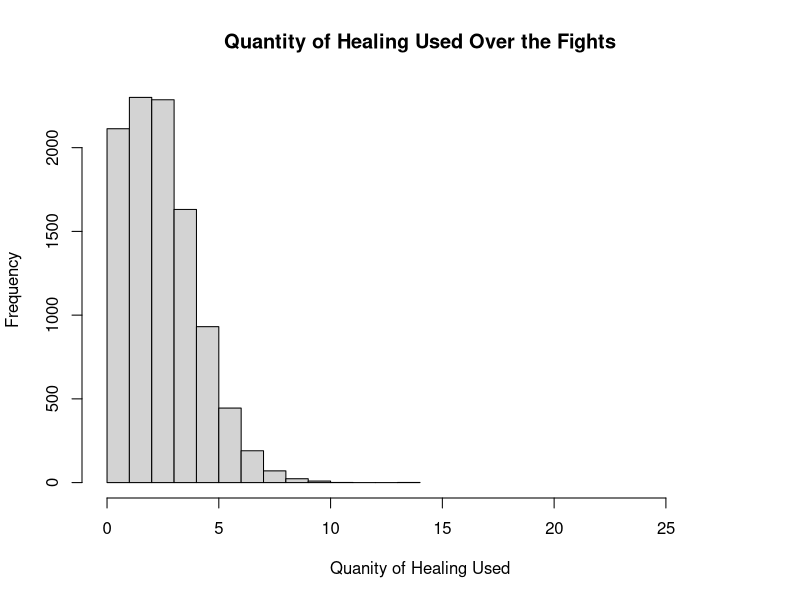

This chart was generated by the following R code:
# _______CHANGE BELOW THIS_______

# Player Character Stats
Health = 99
Accuracy = 93
Defense = 97
Melee = 96
Ranging = 99
Psychic = 69

# Player Armor/Weapon Stats
Type = "M" # Use "M"/"R"/"P" for Melee, Ranging, Psychic respectively
HitMax = 89
HitMin = 51
AttackSpeed = 3 # Attack Speed in ticks (Seconds*2)
MeleeDefense = 175
RangingDefense = 200
PsychicDefense = 60
MeleeAccuracy = 29
RangingAccuracy = -10
PsychicAccuracy = -26
Spell = "None"

# Healing Stats
HealingAmount = 24
HealingQuantity = 28 # Number of food brought per trip

# Enemy Stats
E.CombatLevel = 291 # Use 0 if you don't want xp stats
E.Type = "R" # Use "M"/"R"/"P" for Melee, Ranging, Psychic respectively
E.Health = 650
E.HitMax = 30
E.AttackSpeed = 4 # Use 2 for Zenitsu. Otherwise use 4
E.Accuracy = 155
E.Defense = 110
E.Melee = 1
E.Ranging = 250
E.Psychic = 1

# Area Status
Toxic = F # Use 'T' if on Punk Hazard without a Hazmat, otherwise use 'F'

# Other Stats
HealingH = T # Use 'F' if you don't want a distribution of healing used



# _______DO NOT CHANGE BELOW THIS_______
# Code

if(Type == "M"){
  primarystat <- Melee
  TrueAccuracy <- Accuracy + MeleeAccuracy
  E.secondarystat <- E.Melee
} else if(Type == "R"){
  primarystat <- Ranging
  TrueAccuracy <-Accuracy + RangingAccuracy
  E.secondarystat <- E.Ranging
} else if(Type == "P"){
  primarystat <- Psychic
  TrueAccuracy <- Accuracy + PsychicAccuracy
  E.secondarystat <- E.Psychic
}

if(E.Type == "M"){
  E.primarystat <- E.Melee
  secondarystat <- Melee
  trueDef <- Defense + MeleeDefense
} else if(E.Type == "R"){
  E.primarystat <- E.Ranging
  secondarystat <- Ranging
  trueDef <- Defense + RangingDefense
} else if(E.Type == "P"){
  E.primarystat <- E.Psychic
  secondarystat <- Psychic
  trueDef <- Defense + PsychicDefense
}


hitprob <- (TrueAccuracy + (primarystat/4))/(TrueAccuracy + E.Defense + (primarystat/4) + (E.secondarystat/4))
E.hitprob <- (E.Accuracy + (E.primarystat/4))/(E.Accuracy + trueDef + (E.primarystat/4) + (secondarystat/4))


SimulateFights <- function(n){
  Win <- 0 
  fights <- 0 
  while(n > fights){ 
    FtickW <- 0 
    rawtickW <- 0
    tickL <- 0
    HealthNew <- Health
    E.HealthNew <- E.Health
    HealingQuantityNew <- HealingQuantity
    while(E.HealthNew > 0){
      PlayerRoll <- rbinom(1,1,hitprob)
      if(PlayerRoll == 1){
        E.HealthNew <- E.HealthNew - sample(HitMin:HitMax,1)
        rawtickW <- rawtickW + 1
      } else if(PlayerRoll == 0){
        rawtickW <- rawtickW + 1
      }
      rawtickW <- rawtickW + AttackSpeed - 1
    }
    while(HealthNew > 0){
      EnemyRoll <- rbinom(1,1,E.hitprob)
      if(EnemyRoll == 1){
        HealthNew <- HealthNew - sample(1:E.HitMax,1)
        tickL <- tickL + 1
      } else if(EnemyRoll == 0){
        tickL <- tickL + 1
      }
      if(HealthNew < Health - HealingAmount & HealingQuantityNew > 0){ # This system currently does not allow 2 eats per attack; fix this later
        HealthNew <- HealthNew + HealingAmount
        HealingQuantityNew <- HealingQuantityNew - 1
        FtickW <- FtickW + 1
      }
      tickL <- tickL + E.AttackSpeed - 1
    }
    tickW <- rawtickW + FtickW
    if(tickW < tickL){
      Win <- Win + 1
      fights <- fights + 1
    } else if(tickW > tickL){
      fights <- fights + 1
    }
  }
  print(Win)
  WinProbability <- Win/fights
  print(WinProbability)
}




SimulateFightsV2 <- function(n){
  if(n == 1){
    printhealth <- TRUE
  } else if(n > 1){
    printhealth <- FALSE
  }
  Win <- 0
  fights <- 0
  BattleTimeV <- c()
  HealingUsedV <- c()
  HitsV <- c()
  E.MissV <- c()
  HealthLostV <- c()
  AttacksV <- c()
  while(n > fights){
    Attacks <- 0
    Hits <- 0
    E.Miss <- 0
    tick <- 0
    chargetick <- 0
    E.chargetick <- 0
    HealthNew <- Health
    E.HealthNew <- E.Health
    HealingQuantityNew <- HealingQuantity
    while(E.HealthNew > 0 & HealthNew > 0){
      if(HealthNew < Health - HealingAmount & HealingQuantityNew > 0){
        HealthNew <- HealthNew + HealingAmount
        HealingQuantityNew <- HealingQuantityNew - 1
        if(printhealth == TRUE){
          print(paste0("Your Health : ", HealthNew))
        }
      } else if(chargetick %% AttackSpeed == 0){
        PlayerRoll <- rbinom(1,1,hitprob)
        if(PlayerRoll == 1){
          PlayerDamage <- sample(HitMin:HitMax,1)
          E.HealthNew <- E.HealthNew - PlayerDamage
          Hits <- Hits + 1
          if(printhealth == TRUE){
            print(paste0("Enemy Health : ", E.HealthNew))
          }
        }
        Attacks = Attacks + 1
        chargetick <- chargetick + 1
      } else if(chargetick %% AttackSpeed != 0){
        chargetick <- chargetick + 1
        if(printhealth == TRUE){
          print(paste0("Enemy Health : ", E.HealthNew))
        }
      }
      if(E.chargetick %% E.AttackSpeed == 0){
        E.chargetick <- E.chargetick + 1
        EnemyRoll <- rbinom(1,1,E.hitprob)
        if(EnemyRoll == 1){
          HealthNew <- HealthNew - sample(1:E.HitMax,1)
          if(printhealth == TRUE){
            print(paste0("Your Health : ", HealthNew))
          }
        } else if(EnemyRoll == 0){
          E.Miss <- E.Miss + 1
        }
      } else if(E.chargetick %% E.AttackSpeed != 0){
        E.chargetick <- E.chargetick + 1
        if(printhealth == TRUE){
          print(paste0("Your Health : ", HealthNew))
        }
      }
      if(Toxic == T) {
        if(tick %% 10 == 0) {
          HealthNew <- HealthNew - 5
        }
      }
      tick <- tick + 1
      if(E.HealthNew <= 0){
        Win <- Win + 1
        fights <- fights + 1
      } else if(HealthNew <= 0){
        fights <- fights + 1
      }
      if(E.HealthNew <= 0 | HealthNew <= 0){
        HealingUsedV[fights] <- HealingQuantity - HealingQuantityNew
        BattleTimeV[fights] <- tick/2
        HitsV[fights] <- Hits
        AttacksV[fights] <- Attacks
        E.MissV[fights] <- E.Miss
        HealthLostV[fights] <- (HealingQuantity - HealingQuantityNew)*HealingAmount + (Health - HealthNew)
      }
    }
  }
  
  
  LesserAct = 0
  BindingAct = 0
  GreaterAct = 0
  CombatAct = 0
  
  if(Spell == "Lesser Earth"){
    LesserAct = 1
  } else if(Spell == "Lesser Water"){
    LesserAct = 2
  } else if(Spell == "Lesser Wind"){
    LesserAct = 3
  } else if(Spell == "Lesser Fire"){
    LesserAct = 4
  } else if(Spell == "Lesser Lightning"){
    LesserAct = 5
  } else if(Spell == "Greater Earth"){
    GreaterAct = 1
  } else if(Spell == "Greater Water"){
    GreaterAct = 2
  } else if(Spell == "Greater Wind"){
    GreaterAct = 3
  } else if(Spell == "Greater Fire"){
    GreaterAct = 4
  } else if(Spell == "Greater Lightning"){
    GreaterAct = 5
  } else if(Spell == "Lesser Bind"){
    LesserAct = 1
    BindingAct = 1
  } else if(Spell == "Greater Bind"){
    GreaterAct = 1
    BindingAct = 1
  } else if(Spell == "Lesser Lifesteal"){
    LesserAct = 1
    CombatAct = 1
  } else if(Spell == "Lesser Freeze"){
    LesserAct = 5
    CombatAct = 1
  } else if(Spell == "Greater Lifesteal"){
    GreaterAct = 1
    CombatAct = 1
  } else if(Spell == "Greater Freeze"){
    GreaterAct = 5
    CombatAct = 2
  }
  
  ActXP <- function(){
    if(LesserAct > 0 & BindingAct == 0 & CombatAct == 0) {
      print(paste0("Average Lesser Actuators Used : ", LesserAct*mean(AttacksV)))
    } else if(GreaterAct > 0 & BindingAct == 0 & CombatAct == 0) {
      print(paste0("Average Greater Actuators Used : ", GreaterAct*mean(AttacksV)))
    } else if(LesserAct > 0 & BindingAct > 0) {
      print(paste0("Average Lesser Actuators Used : ", LesserAct*mean(AttacksV)))
      print(paste0("Average Binding Actuators Used : ", BindingAct*mean(AttacksV)))
    } else if(GreaterAct > 0 & BindingAct > 0) {
      print(paste0("Average Greater Actuators Used : ", GreaterAct*mean(AttacksV)))
      print(paste0("Average Binding Actuators Used : ", BindingAct*mean(AttacksV)))
    } else if(LesserAct > 0 & CombatAct > 0) {
      print(paste0("Average Lesser Actuators Used : ", LesserAct*mean(AttacksV)))
      print(paste0("Average Combat Actuators Used : ", CombatAct*mean(AttacksV)))
    } else if(GreaterAct > 0 & CombatAct > 0) {
      print(paste0("Average Greater Actuators Used : ", GreaterAct*mean(AttacksV)))
      print(paste0("Average Combat Actuators Used : ", CombatAct*mean(AttacksV)))
    }
  }
  
  HealingUsedLower <- round(mean(HealingUsedV)-qnorm(0.9995)*sd(HealingUsedV)/sqrt(n),digits = 4)
  HealingUsedUpper <- round(mean(HealingUsedV)+qnorm(0.9995)*sd(HealingUsedV)/sqrt(n),digits = 4)
  if(E.CombatLevel > 0 & E.CombatLevel < 33){
    if(E.CombatLevel < 9){
      AvgDefXP <- mean(E.MissV)*ceiling(E.CombatLevel/8)
    } else if(Combat >= 9){
      AvgDefXP <- mean(E.MissV)*floor(E.CombatLevel/8)
    }
    if(E.CombatLevel < 17){
      AvgAccXP <- mean(HitsV)*ceiling(E.CombatLevel/16) + (mean(AttacksV) - mean(HitsV))
    } else if(E.CombatLevel >= 17) {
      AvgAccXP <- mean(HitsV)*floor(E.CombatLevel/16) + (mean(AttacksV) - mean(HitsV))
    }
    AvgHealthXP <- mean(HealthLostV)*ceiling(E.CombatLevel/32)
    print(paste0("Average Defense XP : ", AvgDefXP, " XP"))
    print(paste0("Average Accuracy XP : ", AvgAccXP, " XP"))
    print(paste0("Average Health XP : ", AvgHealthXP, " XP"))
  } else if(E.CombatLevel >= 33){
    AvgAccXP <- mean(HitsV)*floor(E.CombatLevel/16) + (mean(AttacksV) - mean(HitsV))
    AvgDefXP <- mean(E.MissV)*floor(E.CombatLevel/8)
    AvgHealthXP <- mean(HealthLostV)*floor(E.CombatLevel/32)
    print(paste0("Average Defense XP : ", AvgDefXP, " XP"))
    print(paste0("Average Accuracy XP : ", AvgAccXP, " XP"))
    print(paste0("Average Health XP : ", AvgHealthXP, " XP"))
  }
  print(paste0("Average Successful Attacks : ",mean(HitsV)))
  print(paste0("Average Attacks Done : ",mean(AttacksV)))
  if(Spell != "None") {
    ActXP()
  }
  print(paste0("Average Healing Used : ",mean(HealingUsedV)))
  print(paste0("Standard Deviation of Healing Used : ",sd(HealingUsedV)))
  print(paste0("99.9% Confidence Interval for Food Used : (", HealingUsedLower, ", ", HealingUsedUpper, ")"))
  print(paste0("Average Battle Length : ", mean(BattleTimeV), " s"))
  print(paste0("Battles Won : ",Win))
  WinProbability <- Win/fights
  print(paste0("Running Probability of Winning : ",WinProbability))
  if(HealingH == T & n >= 10){
    hist(HealingUsedV, main = "Quantity of Healing Used Over the Fights", xlab = "Quanity of Healing Used", xlim = c(0,HealingQuantity))
  }
  binom.test(n*WinProbability,n,WinProbability,conf.level = 0.999)
}

# ______________________________________________________________________________________________________________________

# Fight Simulator

#n <- 10000
#m <- SimulateFights(n)
#binom.test(n*m,n,m,conf.level = 0.999)

# Fight Simulator V2

SimulateFightsV2(10000)

